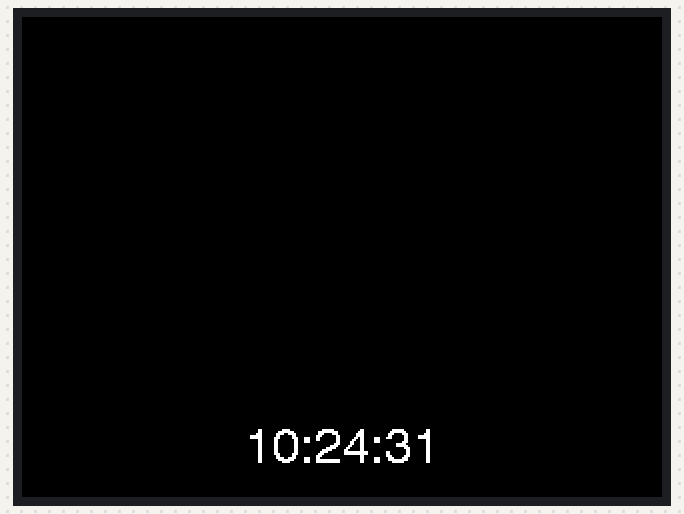
Simulated run of this sketch. Board: ESP32. Parts: 320×240 colour display. WiFi joins after 1.5 s; servers stay silent unless stated; the local clock reads 2024-03-15 10:24:30 at power-on unless the sketch sets it; storage starts empty; web services answer with replies made up by the test bench; what the sketch prints to the serial monitor is not drawn.

Above: at 2.0 s.
At 10.0 s:
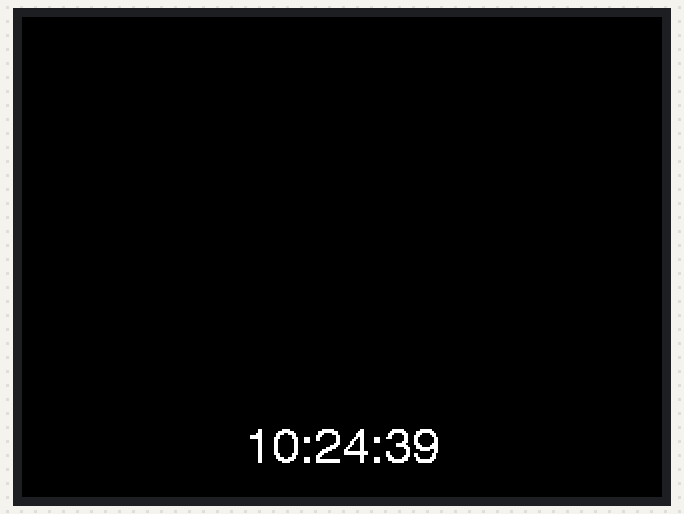
At 15.0 s:
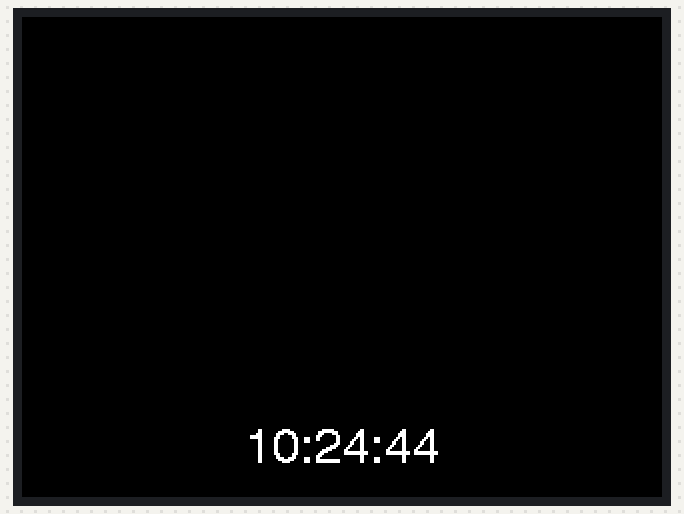
At 20.0 s:
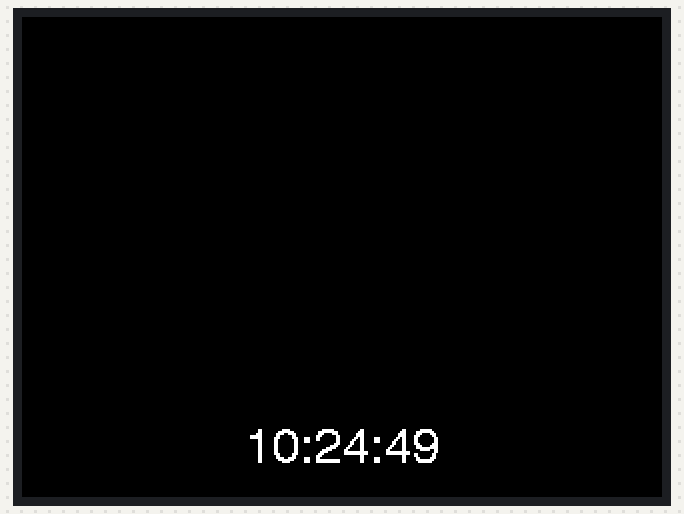
At 29.0 s:
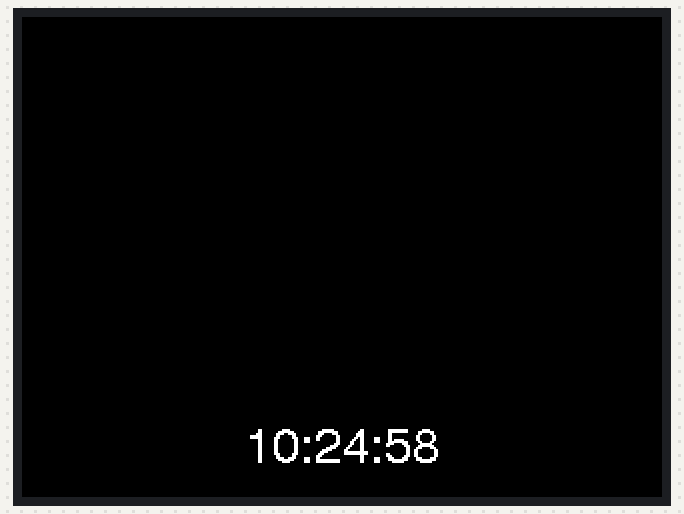
At 39.0 s:
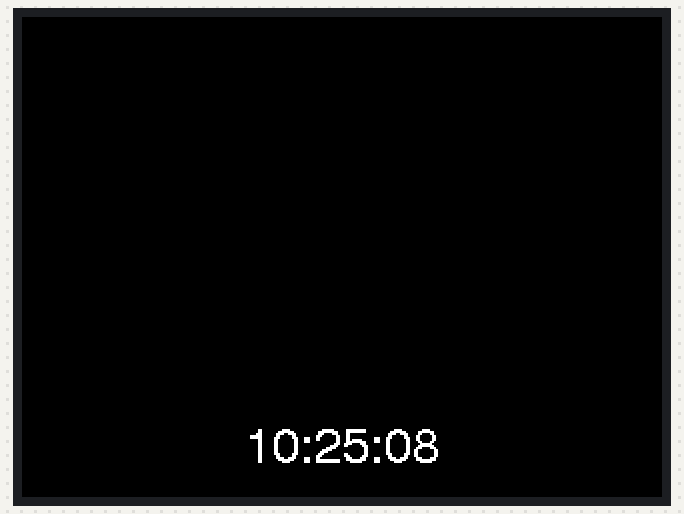

The sketch:

test.ino
```cpp
//main.ino

#include <WiFi.h>
#include <HTTPClient.h>
#include <SPI.h>
#include <TFT_eSPI.h>    // Graphics
#include <ArduinoJson.h> // JSON parsing
#include <FS.h>
#include <SPIFFS.h>

// —— Display settings ——
#define BG_COLOR TFT_BLACK
#define TXT_COLOR TFT_WHITE
#define LEFT_MARGIN 10 // px

// —— Update intervals ——
const uint32_t LOCAL_UPDATE_MS = 1000UL;
const uint32_t RESYNC_INTERVAL_MS = 3600000UL;
const uint32_t MESSAGE_REFRESH_MS = 5000UL;

// —— Device Config ——
String DEVICE_ID;
String WIFI_SSID;
String WIFI_PASS;
String API_BASE;
const char *TIME_URL = "http://worldtimeapi.org/api/timezone/America/Los_Angeles";

// —— TFT object ——
TFT_eSPI tft = TFT_eSPI();

// —— Timekeeping vars ——
uint32_t lastSyncLocalEpoch = 0;
uint32_t lastSyncMillis = 0;
uint32_t nextLocalUpdate = 0;
uint32_t nextResyncMillis = 0;
uint32_t lastMessageCheck = 0;

String lastMessageDisplayed = "";

uint32_t fetchLocalEpoch()
{
  HTTPClient http;
  http.begin(TIME_URL);
  int code = http.GET();
  if (code != HTTP_CODE_OK)
  {
    http.end();
    return 0;
  }

  String payload = http.getString();
  http.end();

  StaticJsonDocument<512> doc;
  DeserializationError err = deserializeJson(doc, payload);
  if (err)
    return 0;

  uint32_t unixtime = doc["unixtime"] | 0;
  int32_t rawOffset = doc["raw_offset"] | 0;
  int32_t dstOffset = doc["dst_offset"] | 0;
  return unixtime + rawOffset + dstOffset;
}

String fetchMessageFromServer()
{
  HTTPClient http;
  String url = String(API_BASE) + DEVICE_ID;
  http.begin(url);

  int code = http.GET();
  Serial.println("HTTP GET code: " + String(code));
  if (code != HTTP_CODE_OK)
  {
    http.end();
    return "";
  }

  String payload = http.getString();
  Serial.println("Raw payload: " + payload);
  http.end();

  StaticJsonDocument<512> doc;
  DeserializationError err = deserializeJson(doc, payload);
  if (err)
  {
    Serial.print("JSON parse error: ");
    Serial.println(err.c_str());
    return "";
  }

  String sender = doc["sender"] | "Unknown";
  String message = doc["message"] | "No message";
  return sender + ": " + message;
}

String formatTime(uint32_t localEpoch)
{
  uint32_t seconds = localEpoch % 86400;
  uint8_t h = seconds / 3600;
  uint8_t m = (seconds % 3600) / 60;
  uint8_t s = seconds % 60;
  char buf[9];
  snprintf(buf, sizeof(buf), "%02u:%02u:%02u", h, m, s);
  return String(buf);
}

void displayTime(const String &ts)
{
  tft.setTextColor(TXT_COLOR, BG_COLOR);
  tft.setTextFont(4);
  tft.setTextSize(1);

  int16_t txtW = tft.textWidth(ts);
  int16_t txtH = tft.fontHeight();
  int16_t x = (tft.width() - txtW) / 2;
  int16_t y = tft.height() - txtH - LEFT_MARGIN;

  tft.fillRect(x, y, txtW, txtH, BG_COLOR);
  tft.setCursor(x, y);
  tft.print(ts);
}

void displayMessage(const String &msg)
{
  if (msg == lastMessageDisplayed)
    return; // don't redraw if same
  lastMessageDisplayed = msg;

  tft.setTextColor(TXT_COLOR, BG_COLOR);
  tft.setTextFont(2);
  tft.setTextSize(1);
  tft.fillRect(0, 0, tft.width(), tft.height() - 40, BG_COLOR); // clear top part
  tft.setCursor(LEFT_MARGIN, 20);

  int maxWidth = tft.width() - 2 * LEFT_MARGIN;
  String line = "";
  for (int i = 0; i < msg.length(); i++)
  {
    line += msg[i];
    if (tft.textWidth(line) > maxWidth || msg[i] == '\n')
    {
      tft.println(line);
      line = "";
    }
  }
  if (line.length() > 0)
    tft.println(line);
}

void loadConfig()
{

  if (!SPIFFS.begin(true)) {
    Serial.println("SPIFFS Mount Failed");
    return;
  }

  fs::File file = SPIFFS.open("/config.txt", "r");

  while (file.available())
  {
    String line = file.readStringUntil('\n');
    line.trim();
    if (line.startsWith("device_id="))
    {
      DEVICE_ID = line.substring(strlen("device_id="));
    }
    else if (line.startsWith("ssid="))
    {
      WIFI_SSID = line.substring(strlen("ssid="));
    }
    else if (line.startsWith("password="))
    {
      WIFI_PASS = line.substring(strlen("password="));
    }
    else if (line.startsWith("api="))
    {
      API_BASE = line.substring(strlen("api="));
    }
  }

  file.close();
}

void setup()
{
  Serial.begin(115200);
  tft.init();
  tft.setRotation(1);
  tft.fillScreen(BG_COLOR);

  loadConfig();
  WiFi.begin(WIFI_SSID.c_str(), WIFI_PASS.c_str());
  while (WiFi.status() != WL_CONNECTED)
  {
    delay(250);
  }

  uint32_t epoch;
  do
  {
    epoch = fetchLocalEpoch();
    if (epoch == 0)
      delay(1000);
  } while (epoch == 0);

  lastSyncLocalEpoch = epoch;
  lastSyncMillis = millis();
  nextLocalUpdate = lastSyncMillis + LOCAL_UPDATE_MS;
  nextResyncMillis = lastSyncMillis + RESYNC_INTERVAL_MS;

  displayTime(formatTime(lastSyncLocalEpoch));
}

void loop()
{
  uint32_t now = millis();

  // Update local clock every second
  if (now >= nextLocalUpdate)
  {
    uint32_t elapsedSec = (now - lastSyncMillis) / 1000;
    lastSyncLocalEpoch += elapsedSec;
    lastSyncMillis += elapsedSec * 1000;
    nextLocalUpdate = lastSyncMillis + LOCAL_UPDATE_MS;
    displayTime(formatTime(lastSyncLocalEpoch));
  }

  // Resync NTP hourly
  if (now >= nextResyncMillis)
  {
    uint32_t fresh = fetchLocalEpoch();
    if (fresh != 0)
    {
      lastSyncLocalEpoch = fresh;
      lastSyncMillis = now;
      nextLocalUpdate = now + LOCAL_UPDATE_MS;
      nextResyncMillis = now + RESYNC_INTERVAL_MS;
      displayTime(formatTime(lastSyncLocalEpoch));
    }
    else
    {
      nextResyncMillis = now + 60000;
    }
  }

  // Check message every 5 seconds
  if (now - lastMessageCheck > MESSAGE_REFRESH_MS)
  {
    lastMessageCheck = now;
    Serial.println("Fetching message from server...");
    String message = fetchMessageFromServer();
    if (message.length() > 0)
    {
      Serial.println("Received message: " + message);
      displayMessage(message);
    }
    else
    {
      Serial.println("No message or failed to fetch.");
    }
  }
}
```

Measured:
- what the display in image 0 shows lasts 1.0 s, from 2.0 s to 3.0 s
